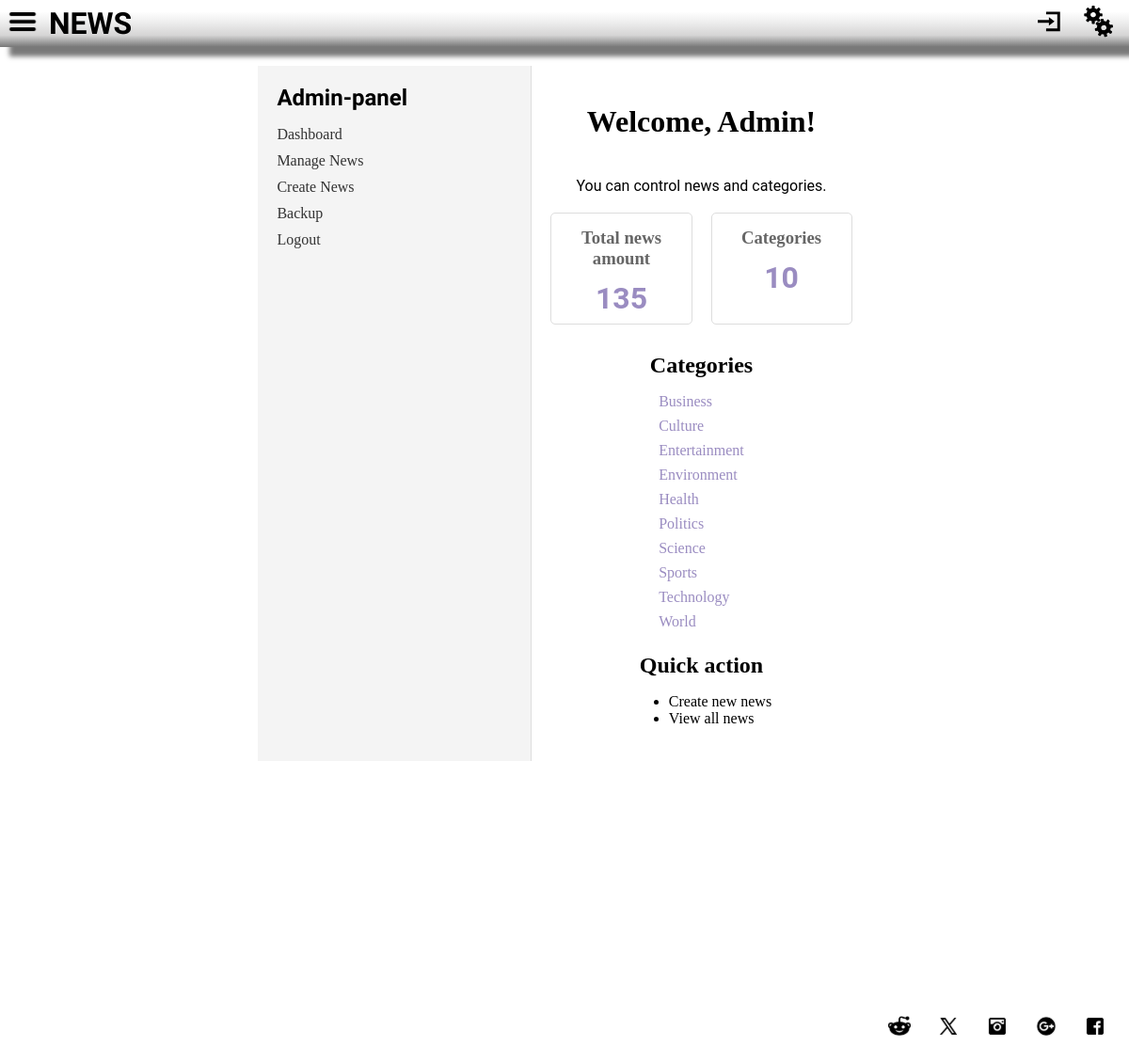
/admin/index.php (signed in), run on the app's committed database.
### tables this page shows
CREATE TABLE `categories` (
  `id` int NOT NULL AUTO_INCREMENT,
  `name` varchar(100) NOT NULL,
  `slug` varchar(100) NOT NULL,
  `description` text,
  `created_at` datetime DEFAULT CURRENT_TIMESTAMP,
  `updated_at` datetime DEFAULT CURRENT_TIMESTAMP ON UPDATE CURRENT_TIMESTAMP,
  PRIMARY KEY (`id`),
  UNIQUE KEY `name` (`name`),
  UNIQUE KEY `slug` (`slug`)
);

### app/core/Database.php (called while the page is built, shortened)
<?php
class Database {
    private static $instance = null;
    private $pdo;
    private function __construct() {
        try {
            $this->pdo = new PDO(
                "mysql:host=" . DB_HOST . ";dbname=" . DB_NAME . ";charset=utf8",
                DB_USER,
                DB_PASS,
                [
                    PDO::ATTR_ERRMODE => PDO::ERRMODE_EXCEPTION,
                    PDO::ATTR_DEFAULT_FETCH_MODE => PDO::FETCH_ASSOC,
                    PDO::ATTR_EMULATE_PREPARES => false,
                ]
            );
        } catch (PDOException $e) {
            throw new Exception("Connection failed: " . $e->getMessage());
        }
    }
    public static function getInstance() {
        if (self::$instance === null) {
            self::$instance = new self();
        }
        return self::$instance;
    }
    public function getConnection() {
        return $this->pdo;
    }
    public function query($sql, $params = []) {
        $stmt = $this->pdo->prepare($sql);
        $stmt->execute($params);
        return $stmt->fetchAll();
    }
}

### app/models/NewsModel.php (called while the page is built, shortened)
<?php
class NewsModel {
    protected $db;
    public function __construct() {
        $this->db = Database::getInstance();
    }
    public function getLatest($limit = 10, $offset = 0) {
        $sql = "SELECT n.*, c.name as category_name, c.slug as category_slug,
                u.username as author_name
                FROM news n
                JOIN categories c ON n.category_id = c.id
                JOIN users u ON n.author_id = u.id
                WHERE n.is_published = 1
                ORDER BY n.published_at DESC
                LIMIT :limit OFFSET :offset";
        $stmt = $this->db->getConnection()->prepare($sql);
        $stmt->bindValue(':limit', $limit, PDO::PARAM_INT);
        $stmt->bindValue(':offset', $offset, PDO::PARAM_INT);
        $stmt->execute();
        return $stmt->fetchAll();
    }
    public function getAllCategories() {
        $sql = "SELECT * FROM categories ORDER BY name ASC";
        return $this->db->query($sql);
    }
}

### admin/index.php (the view, shortened to what this page needs)
<?php
require_once '../app/core/Database.php';
require_once '../app/models/NewsModel.php';
$newsModel = new NewsModel();
$totalNews = count($newsModel->getLatest(1000));
$categories = $newsModel->getAllCategories();
$totalCategories = count($categories);
?>
<!DOCTYPE html>
<html lang="ru">
<head>
    <link rel="stylesheet" media="(min-width: 570px)" href="/assets/css/main.css">
    <link rel="stylesheet" media="(max-width: 570px)" href="/assets/css/mobile.css">
</head>
<body>
<?php include '../header.php'; ?>
<div class="admin-container">
    <aside class="admin-sidebar">
        <h2>Admin-panel</h2>
        <nav>
            <ul>
                <li><a href="/admin/">Dashboard</a></li>
                <li><a href="/admin/news/manage.php">Manage News</a></li>
                <li><a href="/admin/news/create.php">Create News</a></li>
                <li><a href="/admin/backup.php">Backup</a></li>
                <li><a href="/logout.php">Logout</a></li>
            </ul>
        </nav>
    </aside>
    <main class="admin-main">
        <h1>Welcome, Admin!</h1>
        <p>You can control news and categories.</p>
        <div class="admin-stats">
            <div class="stat-card">
                <h3>Total news amount</h3>
                <p><?php echo $totalNews; ?></p>
            </div>
            <div class="stat-card">
                <h3>Categories</h3>
                <p><?php echo $totalCategories; ?></p>
            </div>
        </div>
        <h2>Categories</h2>
        <ul class="category-list">
            <?php foreach($categories as $cat): ?>
                <li>
                    <a href="/category.php?category=<?php echo htmlspecialchars($cat['slug']); ?>">
                        <?php echo htmlspecialchars($cat['name']); ?>
                    </a>
                </li>
            <?php endforeach; ?>
        </ul>
        <h2>Quick action</h2>
        <ul>
            <li><a href="/admin/news/create.php">Create new news</a></li>
            <li><a href="/admin/news/manage.php">View all news</a></li>
        </ul>
    </main>
</div>
<?php include '../footer.php'; ?>
</body>
</html>

### assets/css/main.css (style rules this page uses)
:root { --heading: "Roboto", serif; --text: "Roboto", serif; --primary: rgb(154,140,193); --secondary1: rgba(53, 53, 53, 0.178); --secondary2: rgb(255, 255, 255); --color: rgb(1, 1, 24); }
body { padding: 0; margin: 0; background-image: url(../../resources/Group19.png); height: 100%; display: flex; flex-direction: column; align-items: center; }
main { display: flex; flex-direction: column; align-items: center; }
.admin-container { display: flex; min-height: calc(100vh - 200px); margin-top: 20px; width: 100%; }
.admin-sidebar { width: 250px; background-color: #f4f4f4; padding: 20px; border-right: 1px solid #ddd; }
.admin-sidebar h2 { font-family: "Aclonica", serif; margin-top: 0; }
.admin-sidebar ul { list-style: none; padding: 0; }
.admin-sidebar ul li { margin-bottom: 10px; }
.admin-sidebar ul li a { text-decoration: none; color: #333; font-weight: 500; }
.admin-main { flex: 1; padding: 20px; }
.admin-stats { display: flex; gap: 20px; margin-bottom: 30px; }
.stat-card { background-color: #fff; border: 1px solid #ddd; border-radius: 5px; padding: 15px; flex: 1; text-align: center; }
.stat-card h3 { margin-top: 0; color: #666; }
.stat-card p { font-size: 2em; font-weight: bold; color: var(--primary); margin: 10px 0 0; }
.category-list { list-style: none; padding: 0; }
.category-list li { margin-bottom: 8px; }
.category-list a { color: var(--primary); text-decoration: none; }
h2 { font-style: normal; padding: 0; margin: 0; }
p { font-family: "Roboto", serif; line-height: 3dvh }
a { text-decoration: none; color: black; }
.admin-main { background-color: white; flex: 1; padding: 20px; }

### data on the page
categories: name "Business"
categories: name "Culture"
categories: name "Entertainment"
categories: name "Environment"
categories: name "Health"
categories: name "Politics"
categories: name "Science"
categories: name "Sports"
categories: name "Technology"
categories: name "World"

### other printed values
$totalNews "135"
$totalCategories "10"
